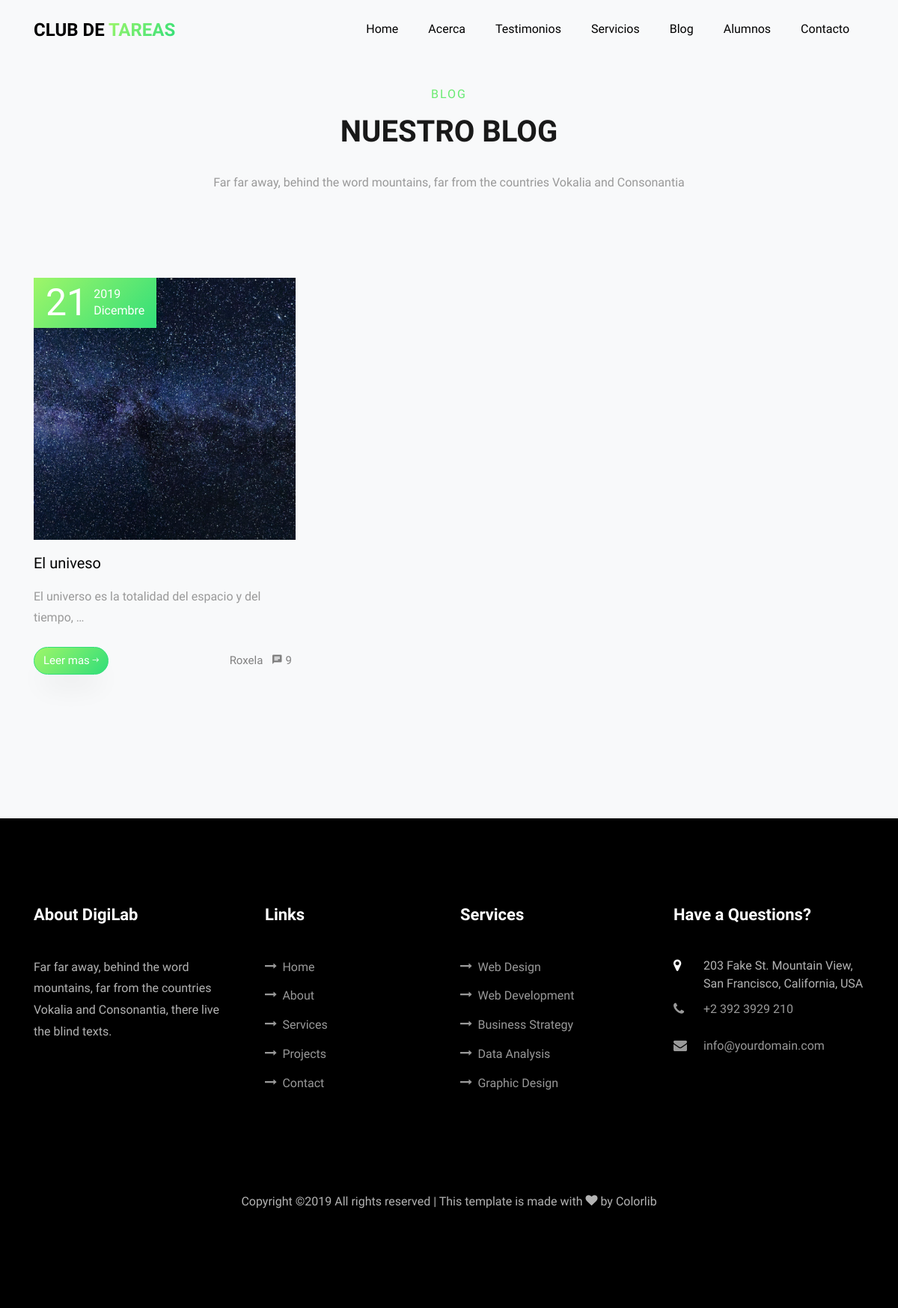
Page /blog/ on the earlier database version.
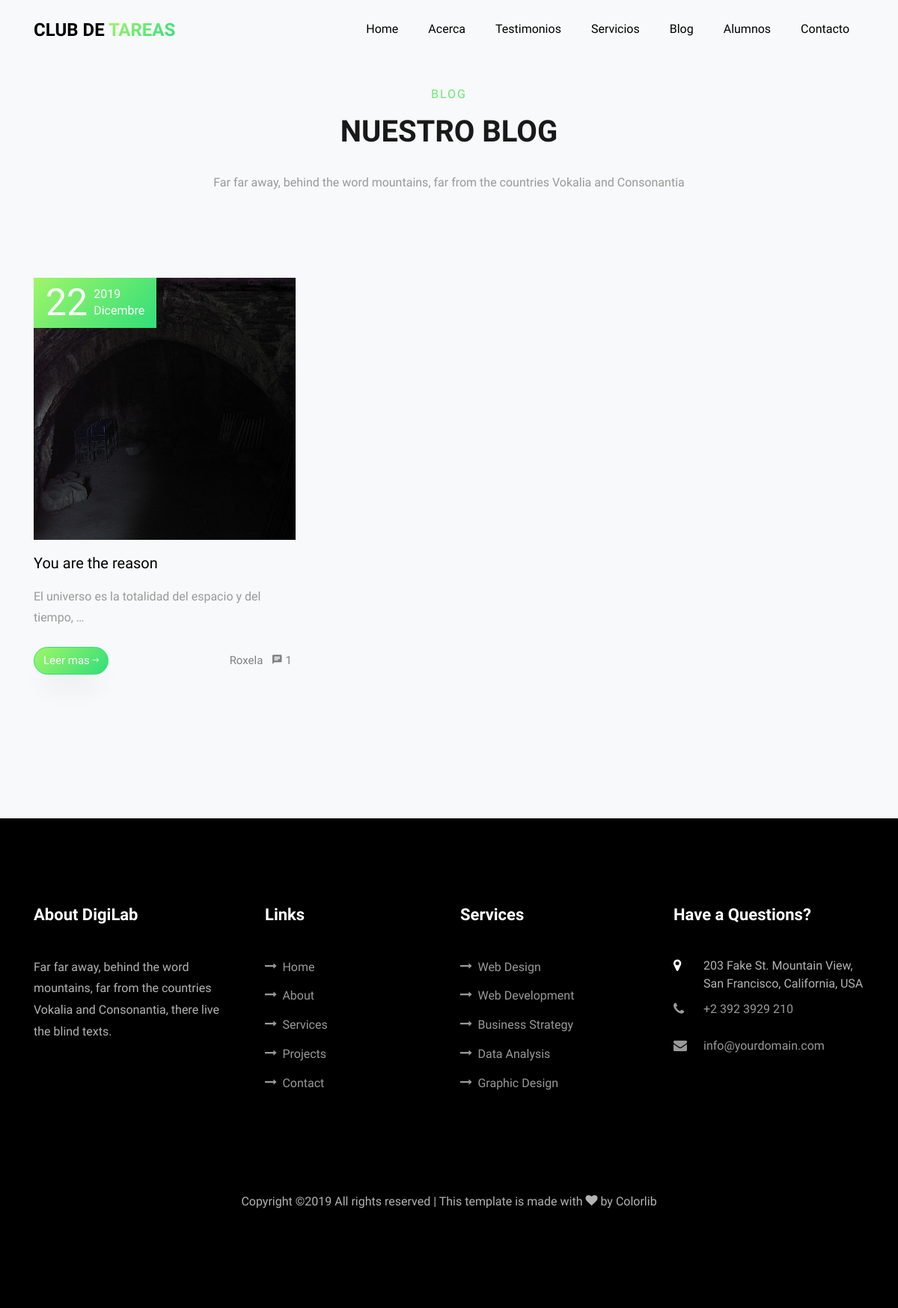
Same page on the later database version.
### blog/models.py (models this page shows, shortened)
class Post(models.Model):
    STATUS = (
    (0,'borrador'),
    (1,'publicado')
    )
    id = models.UUIDField(primary_key=True, default=uuid.uuid4, help_text="id del Post")
    titulo = models.CharField(max_length=200,unique=True)
    autor = models.ForeignKey(User,on_delete=models.CASCADE,related_name='blog_posts')
    update_on= models.DateTimeField(auto_now=True)
    imagen = models.ImageField(upload_to='post_image/%Y/%m/%d',blank=True)
    video = EmbedVideoField(blank=True)
    content = models.TextField()
    create_on = models.DateTimeField(auto_now_add=True)
    status = models.IntegerField(choices=STATUS,default=0)
    class Meta:
        ordering = ['-create_on']

class Comentario(models.Model):
    id = models.UUIDField(primary_key=True, default=uuid.uuid4, help_text="id del comentario")
    post = models.ForeignKey(Post,on_delete=models.CASCADE,related_name='comentarios')
    nombre = models.CharField(max_length=80)
    mensaje = models.TextField()
    created_on = models.DateTimeField(auto_now_add=True)
    active = models.BooleanField(default=True)
    class Meta:
        ordering = ['created_on']

### blog/views.py (the view)
# urls.py: path('blog/',views.blog.as_view(),name='blog'),
class blog(ListView):
    template_name= 'blog/blog.html'
    context_object_name='posts'
    paginate_by= 3
    def get_queryset(self):
        return Post.objects.filter(status=1).order_by('-create_on')

### blog/templates/blog/blog.html (shortened to what this page needs)
{% extends 'app/base.html' %}
{% load static %}
{% block content %}
      <section class="ftco-section bg-light" id="blog-section">
            <div class="container">
              <div class="row justify-content-center mb-5 pb-5">
                <div class="col-md-7 heading-section text-center ftco-animate">
                  <span class="subheading">Blog</span>
                  <h2 class="mb-4">Nuestro Blog</h2>
                  <p>Far far away, behind the word mountains, far from the countries Vokalia and Consonantia</p>
                </div>
              </div>
              <div class="row d-flex">
                {%for post in posts%}
                <div class="col-md-4 d-flex ftco-animate">
                	<div class="blog-entry justify-content-end">
                   {%if post.imagen %}
                    <a href="single.html" class="block-20" style="background-image: url({{post.imagen.url}})">
                    </a>
                    {%endif%}
                    <div class="text mt-3 float-right d-block">
                    	<div class="d-flex align-items-center pt-2 mb-4 topp">
                    		<div class="one mr-2">
                    			<span class="day">{{post.create_on.day}}</span>
                    		</div>
                    		<div class="two">
                    			<span class="yr">{{post.create_on.year}}</span>
                          {%if post.create_on.month == 1 %}
                          <span class="mos">Enero</span>
                          {%elif post.create_on.month == 2 %}
                              <span class="mos">Febrero</span>
                          {%elif post.create_on.month == 3 %}
                              <span class="mos">Marzo</span>
                          {%elif post.create_on.month == 4 %}
                              <span class="mos">Abril</span>
                          {%elif post.create_on.month == 5 %}
                              <span class="mos">Mayo</span>
                          {%elif post.create_on.month == 6 %}
                              <span class="mos">Junio</span>
                          {%elif post.create_on.month == 7 %}
                              <span class="mos">Julio</span>
                          {%elif post.create_on.month == 8 %}
                              <span class="mos">Agosto</span>
                          {%elif post.create_on.month == 9 %}
                              <span class="mos">Septiembre</span>
                          {%elif post.create_on.month == 10 %}
                              <span class="mos">Octubre</span>
                          {%elif post.create_on.month == 11 %}
                              <span class="mos">Noviembre</span>
                          {%else %}
                              <span class="mos">Dicembre</span>
                          {%endif%}
                    		</div>
                    	</div>
                      <h3 class="heading"><a href="single.html">{{ post.titulo}}</a></h3>
                      <p>{{post.content|truncatewords:10|linebreaks}}</p>
                      <div class="d-flex align-items-center mt-4 meta">
      	                <p class="mb-0"> <a href="{% url 'blog:post_detail' id=post.id %}" class="btn btn-primary">Leer mas <span class="ion-ios-arrow-round-forward"></span></a></p>
      	                <p class="ml-auto mb-0">
      	                	<a href="#" class="mr-2">{{post.autor}}</a>
      	                	<a href="#" class="meta-chat"><span class="icon-chat"></span> {{ post.comentarios.all | length }}</a>
      	                </p>
                      </div>
                    </div>
                  </div>
                </div>
                 {%endfor%}
              </div>
            </div>
      </section>
{% endblock content%}

### app/templates/app/base.html (shortened to what this page needs)
{% load static %}
<!DOCTYPE html>
<html lang="en">
  <head>
    <link rel="stylesheet" href="{% static 'app/css/open-iconic-bootstrap.min.css'%}">
    <link rel="stylesheet" href="{% static 'app/css/animate.css'%}">
    <link rel="stylesheet" href="{% static 'app/css/search.css'%}">
    <link rel="stylesheet" href="{% static 'app/css/owl.carousel.min.css'%}">
    <link rel="stylesheet" href="{% static 'app/css/owl.theme.default.min.css'%}">
    <link rel="stylesheet" href="{% static 'app/css/magnific-popup.css'%}">
    <link rel="stylesheet" href="{% static 'app/css/aos.css'%}">
    <link rel="stylesheet" href="{% static 'app/css/ionicons.min.css'%}">
    <link rel="stylesheet" href="{% static 'app/css/flaticon.css' %}">
    <link rel="stylesheet" href="{% static 'app/css/icomoon.css' %}">
    <link rel="stylesheet" href="https://stackpath.bootstrapcdn.com/font-awesome/4.7.0/css/font-awesome.min.css">
    <link rel="stylesheet" href="{% static 'app/css/style.css' %}">
    <link rel="stylesheet" href="{% static 'app/css/fix.css' %}">
  </head>
  <body data-spy="scroll" data-target=".site-navbar-target" data-offset="300">
  <nav class="navbar navbar-expand-lg navbar-dark ftco_navbar bg-dark ftco-navbar-light site-navbar-target" id="ftco-navbar">
	    <div class="container">
	      <a class="navbar-brand" href="index.html">Club de <span>Tareas</span></a>
	      <div class="collapse navbar-collapse" id="ftco-nav">
	        <ul class="navbar-nav nav ml-auto">
	          <li class="nav-item"><a href="{% url 'app:home' %}" class="nav-link"><span>Home</span></a></li>
	          <li class="nav-item"><a href="{% url 'app:about' %}"  class="nav-link"><span>Acerca</span></a></li>
	          <li class="nav-item"><a href="{% url 'app:testimony' %}"  class="nav-link"><span>Testimonios</span></a></li>
	          <li class="nav-item"><a href="{% url 'app:services' %}" class="nav-link"><span>Servicios</span></a></li>
              <li class="nav-item"><a href="{% url 'blog:blog' %}" class="nav-link"><span>Blog</span></a></li>
	          <li class="nav-item"><a href="{% url 'app:alumnos' %}"  class="nav-link"><span>Alumnos</span></a></li>
	          <li class="nav-item"><a href="{% url 'blog:contact' %}"  class="nav-link"><span>Contacto</span></a></li>
	        </ul>
	      </div>
	    </div>
	  </nav>
    {% block content %}{% endblock %}
    <footer class="ftco-footer ftco-section">
      <div class="container">
        <div class="row mb-5">
          <div class="col-md">
            <div class="ftco-footer-widget mb-4">
              <h2 class="ftco-heading-2">About DigiLab</h2>
              <p>Far far away, behind the word mountains, far from the countries Vokalia and Consonantia, there live the blind texts.</p>
              <ul class="ftco-footer-social list-unstyled float-md-left float-lft mt-5">
              </ul>
            </div>
          </div>
          <div class="col-md">
            <div class="ftco-footer-widget mb-4 ml-md-4">
              <h2 class="ftco-heading-2">Links</h2>
              <ul class="list-unstyled">
                <li><a href="#"><span class="icon-long-arrow-right mr-2"></span>Home</a></li>
                <li><a href="#"><span class="icon-long-arrow-right mr-2"></span>About</a></li>
                <li><a href="#"><span class="icon-long-arrow-right mr-2"></span>Services</a></li>
                <li><a href="#"><span class="icon-long-arrow-right mr-2"></span>Projects</a></li>
                <li><a href="#"><span class="icon-long-arrow-right mr-2"></span>Contact</a></li>
              </ul>
            </div>
          </div>
          <div class="col-md">
             <div class="ftco-footer-widget mb-4">
              <h2 class="ftco-heading-2">Services</h2>
              <ul class="list-unstyled">
                <li><a href="#"><span class="icon-long-arrow-right mr-2"></span>Web Design</a></li>
                <li><a href="#"><span class="icon-long-arrow-right mr-2"></span>Web Development</a></li>
                <li><a href="#"><span class="icon-long-arrow-right mr-2"></span>Business Strategy</a></li>
                <li><a href="#"><span class="icon-long-arrow-right mr-2"></span>Data Analysis</a></li>
                <li><a href="#"><span class="icon-long-arrow-right mr-2"></span>Graphic Design</a></li>
              </ul>
            </div>
          </div>
          <div class="col-md">
            <div class="ftco-footer-widget mb-4">
            	<h2 class="ftco-heading-2">Have a Questions?</h2>
            	<div class="block-23 mb-3">
	              <ul>
	                <li><span class="icon icon-map-marker"></span><span class="text">203 Fake St. Mountain View, San Francisco, California, USA</span></li>
	                <li><a href="#"><span class="icon icon-phone"></span><span class="text">+2 392 3929 210</span></a></li>
	                <li><a href="#"><span class="icon icon-envelope"></span><span class="text">info@yourdomain.com</span></a></li>
	              </ul>
	            </div>
            </div>
          </div>
        </div>
        <div class="row">
          <div class="col-md-12 text-center">
            <p>
  Copyright &copy;<script>document.write(new Date().getFullYear());</script> All rights reserved | This template is made with <i class="icon-heart color-danger" aria-hidden="true"></i> by <a href="https://colorlib.com" target="_blank">Colorlib</a>
  </p>
          </div>
        </div>
      </div>
    </footer>
  </body>
</html>

### app/static/app/css/icomoon.css (style rules this page uses)
[class^="icon-"], [class*=" icon-"] { font-family: 'icomoon' !important; speak: none; font-style: normal; font-weight: normal; font-variant: normal; text-transform: none; line-height: 1; -webkit-font-smoothing: antialiased; -moz-osx-font-smoothing: grayscale; }
.icon-heart:before { content: "\f004"; }
.icon-map-marker:before { content: "\f041"; }
.icon-phone:before { content: "\f095"; }
.icon-envelope:before { content: "\f0e0"; }
.icon-long-arrow-right:before { content: "\f178"; }
.icon-chat:before { content: "\e0b7"; }

Differences in the rows shown:
removed Post: imagen (picture), create_on.day "21", create_on.year "2019", shows "Dicembre", titulo "El univeso", content "El universo es la totalidad del espacio y del tiempo, …", autor "Roxela", comentarios.all|length "9"
added Post: imagen (picture), create_on.day "22", create_on.year "2019", shows "Dicembre", titulo "You are the reason", content "El universo es la totalidad del espacio y del tiempo, …", autor "Roxela", comentarios.all|length "1"
